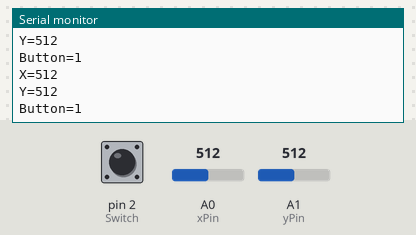
The sketch below on a simulated Arduino Uno, built with avr-gcc and run on an emulated ATmega328P. On the bench: the last lines printed to the serial monitor. The test bench sets the inputs (shaded band); at power-on: A0 (xPin) = 512, A1 (yPin) = 512, pin 2 (Switch) HIGH.

Above: at 1.8 s.
1.9 s: A0 (xPin) set to 716
At 2.8 s:
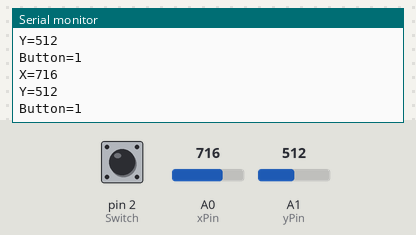
3.4 s: A1 (yPin) set to 716
At 4.5 s:
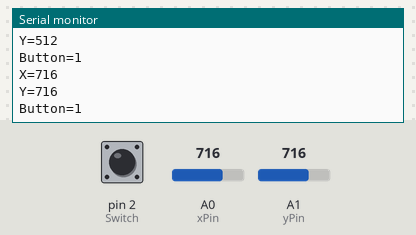
4.9 s: pin 2 (Switch) pulled LOW for 1.2 s
At 5.8 s:
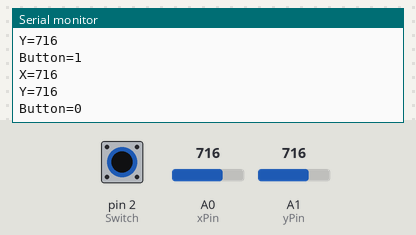
7.6 s: A0 (xPin) set to 900
At 8.8 s:
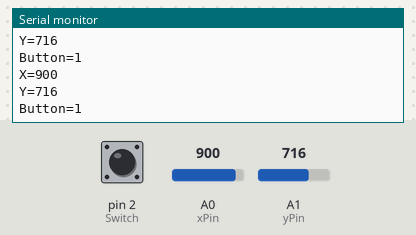
9.1 s: A1 (yPin) set to 900
At 10.4 s:
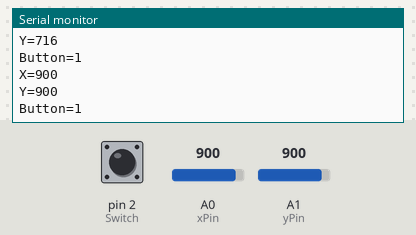
Timing chart, 0 to 11.6 s (numbered marks = the images above; inputs shaded):
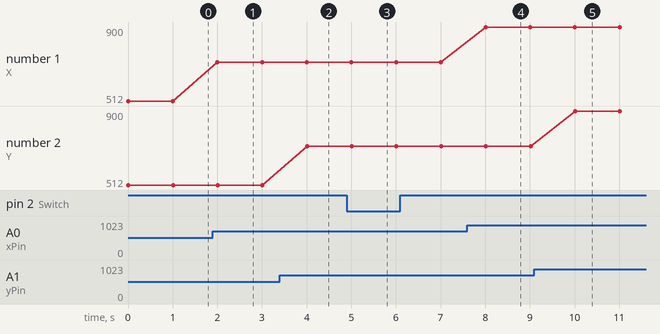

Measured:
- after the input at 1.9 s, the serial monitor: prints a new line after 0.10 s (image 1)
- after the input at 3.4 s, the serial monitor: prints a new line after 0.61 s (image 2)
- after the input at 4.9 s, the serial monitor: prints a new line after 0.12 s (image 3)
- after the input at 7.6 s, the serial monitor: prints a new line after 0.41 s (image 4)
- after the input at 9.1 s, the serial monitor: prints a new line after 0.92 s (image 5)
- plotted number 1: 512 → 716 after the input at 1.9 s, 716 → 900 after the input at 7.6 s

The sketch:

JOYSTICK.ino
```cpp
int Switch = 2;
int xPin = A0;
int yPin = A1;

int SwitchState = 0;
int xPosition = 0;
int yPosition = 0;

void setup()
{
  pinMode(xPin, INPUT);
  pinMode(yPin, INPUT);
  pinMode(Switch, INPUT_PULLUP);
  Serial.begin(9600);
}


void loop()
{
    xPosition = analogRead(xPin);
    yPosition = analogRead(yPin);
    SwitchState = digitalRead(Switch);

    Serial.print("X=");
    Serial.println(xPosition);
    Serial.print("Y=");
    Serial.println(yPosition);
    Serial.print("Button=");
    Serial.println(SwitchState);
    delay(1000);
}
```
